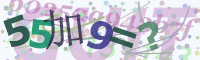
#> input picture 源码/assets/sample_captcha_math.png, 200 x 60 px
$ python -i test_charset.py   (imports and definitions only)
#> lines starting #> are read from the running program, lines starting #| are printed output that depends on the picture; after the words box and inside, x2 and y2 are one past the last pixel; in counts of white or black regions, pixels touching at a corner belong together
"""测试 charset_range：把模型输出限制在算式合法字符里，看能不能消掉垃圾字符。

用法：
    python tools/test_charset.py 004 006 011 046 051
"""
from __future__ import annotations

import io
import sys
from pathlib import Path

import cv2
import numpy as np
from PIL import Image

ROOT = Path(__file__).resolve().parent.parent

LEGAL = "0123456789加减乘除+-*/=?"


def prep(rgb: np.ndarray, t: int = 155, cut: float = 0.60) -> bytes:
#> called with t = 155, cut = 0.6
    gray = cv2.cvtColor(rgb, cv2.COLOR_RGB2GRAY)
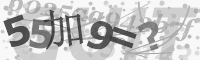
#> gray: shape (60, 200); min 49, max 248, mean 196.2
    sat = cv2.cvtColor(rgb, cv2.COLOR_RGB2HSV)[:, :, 1]
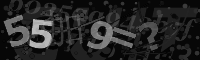
#> sat: shape (60, 200); min 0, max 191, mean 37.5
    mask = (((gray < t) & (sat < 220)).astype(np.uint8)) * 255
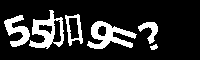
#> mask: shape (60, 200); 17.6% white; 6 white regions, box (x1, y1, x2, y2) and area: (87, 21, 137, 49) 654, (29, 10, 64, 49) 608, (4, 15, 30, 47) 397, (65, 14, 83, 46) 230, (138, 22, 158, 44) 197, (150, 44, 158, 50) 32
    if cut:
        mask = mask[:, : int(rgb.shape[1] * cut)]
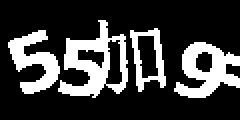
#> mask: shape (60, 120) (shown 2 times larger); 24.1% white; 4 white regions, box (x1, y1, x2, y2) and area: (29, 10, 64, 49) 608, (87, 21, 120, 49) 498, (4, 15, 30, 47) 397, (65, 14, 83, 46) 230
    ys, xs = np.nonzero(mask)
#> ys = 1733 values from 10 to 48; xs = 1733 values, max 119 at index 641, min 4 at index 212, mean 59.65
    mask = mask[max(0, ys.min() - 3) : ys.max() + 3, max(0, xs.min() - 3) : xs.max() + 3]
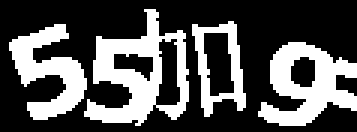
#> mask: shape (44, 119) (shown 3 times larger); 33.1% white; 4 white regions, box (x1, y1, x2, y2) and area: (28, 3, 63, 42) 608, (86, 14, 119, 42) 498, (3, 8, 29, 40) 397, (64, 7, 82, 39) 230
    im = Image.fromarray(255 - mask).convert("RGB")
    im = im.resize((im.width * 3, im.height * 3), Image.LANCZOS)
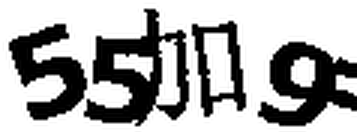
#> im: PIL image 357x132 RGB; min 0, max 255, mean 170.5
    buf = io.BytesIO()
    im.save(buf, "PNG")
    return buf.getvalue()


def main() -> int:
    import ddddocr

    engines = []
    for kw in ({"show_ad": False}, {"show_ad": False, "old": True}, {"show_ad": False, "beta": True}):
        try:
            engines.append(ddddocr.DdddOcr(**kw))
        except Exception:
            continue
    for i, e in enumerate(engines):
        e.set_ranges(LEGAL)

    for name in sys.argv[1:]:
        rgb = np.array(
            Image.open(io.BytesIO((ROOT / "_eval/imgs" / f"{name}.png").read_bytes())).convert("RGB")
        )
        print(f"=== {name} ===")
        for t in (135, 155):
            for cut in (0, 0.60):
                data = prep(rgb, t, cut)
                outs = []
                for k, e in enumerate(engines):
                    outs.append(f"[{k}]{e.classification(data)!r}")
                print(f"  t={t} cut={cut}: " + "  ".join(outs))
    return 0


# [2 lines not run here, left out]

>>> import cv2
>>> picture = cv2.cvtColor(cv2.imread('../assets/sample_captcha_math.png'), cv2.COLOR_BGR2RGB)
>>> result = prep(picture)
